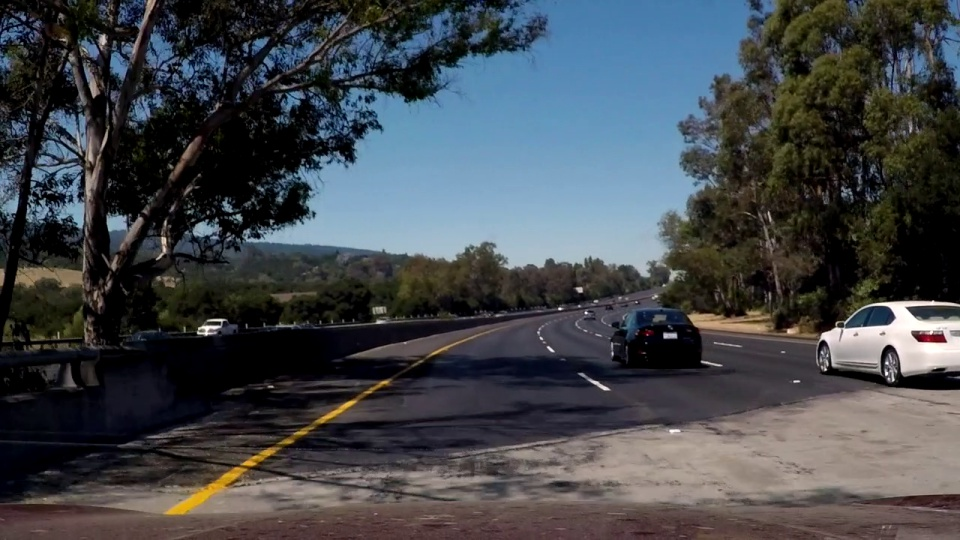
#> input picture slope_test.jpg, 960 x 540 px
$ jupyter execute --allow-errors '3. Range in slope.ipynb'
#> lines starting #> are read from the running program, lines starting #| are printed output that depends on the picture
# 선분의 기울기를 이용하여 세부 추출

* 다른 이미지에 대하여 차선이 아닌 선분이 검출 될  수 있음
* 앞에서 추출한 선분에서 기울기 조건을 제한하여 세부 검출

[cell 1]
import cv2
import numpy as np

def grayscale(img): # 흑백이미지로 변환
    return cv2.cvtColor(img, cv2.COLOR_RGB2GRAY)

def canny(img, low_threshold, high_threshold): # Canny알고리즘
    return cv2.Canny(img, low_threshold, high_threshold)

def gaussian_blur(img, kerner_size): # 가우시안 필터
    return cv2.GaussianBlur(img, (kerner_size, kerner_size), 0)

def region_of_interest(img, vertices, color3 = (255, 255, 255), color1 = 255):
    #ROI setting
    mask = np.zeros_like(img) # img와 같은 크기의 빈 이미지

    if len(img.shape) > 2 : #if color image (3 channels)
        color = color3
    else : #if black&white image ( 1 channel)
        color = color1

    #vertices에 정한 점들로 이루어진 다각형 부분(ROI부분)을 color로 채움
    cv2.fillPoly(mask, vertices, color)

    #이미지와 color로 체워진 ROI를 합침
    ROI_img = cv2.bitwise_and(img, mask)
    return ROI_img

def draw_lines(img, lines, color=[0,0,255], thickness = 2): #선그리기
    for line in lines:
        for x1, y1, x2, y2 in line:
            cv2.line(img, (x1, y1), (x2, y2), color, thickness)

def hough_lines(img, rho, theta, threshold, min_line_len, max_line_gap): #허프 변환
    lines = cv2.HoughLinesP(img, rho, theta, threshold, np.array([]), minLineLength=min_line_len, maxLineGap=max_line_gap)
    line_img = np.zeros((img.shape[0], img.shape[1], 3), dtype = np.uint8)
    #draw_lines(line_img, lines)

    return lines

def weighted_img(img, initial_img, a = 1, b = 1., c = 0.): #두 이지미 합치기
    return cv2.addWeighted(initial_img, a, img, b, c)

[cell 2]
from audioop import lin2lin


image = cv2.imread("slope_test.jpg")
#> image is the input picture: shape (540, 960, 3); mean B, G, R 75.3, 70.7, 66.5

height, width = image.shape[:2]
#> height = 540; width = 960

gray_img = grayscale(image) # 흑백이미지로 변환
#> in grayscale, `return cv2.cvtColor(img, cv2.COLOR_RGB2GRAY)`:
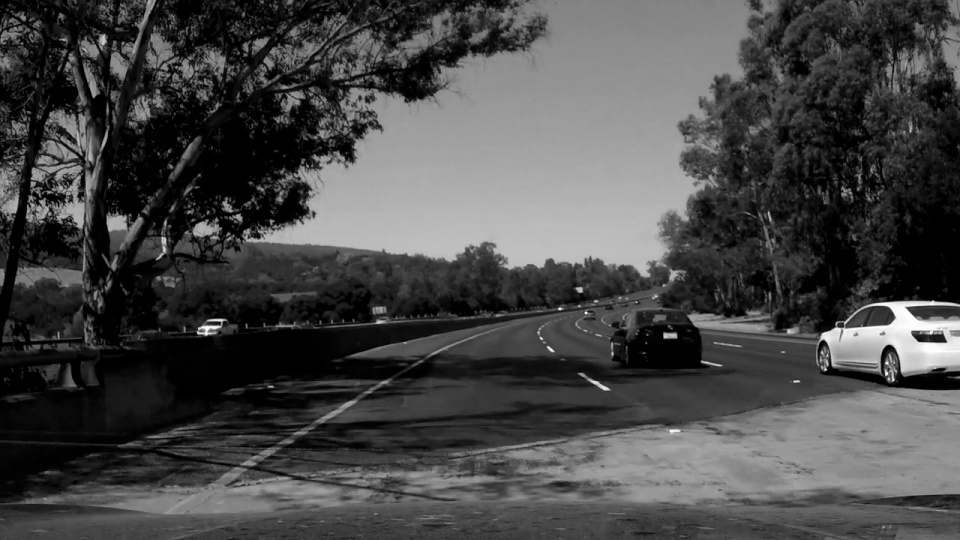
#> returned value: shape (540, 960); min 0, max 254, mean 71.6

blur_img = gaussian_blur(gray_img, 3) # Blur 효과

canny_img = canny(blur_img, 70, 210) # Canny Edge 알고리ㅑ
#> in canny, `return cv2.Canny(img, low_threshold, high_threshold)`:
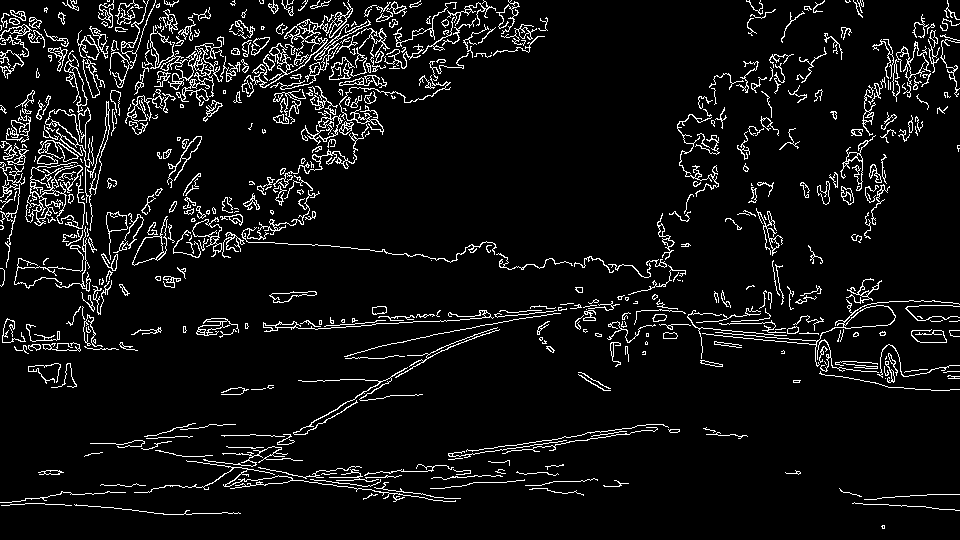
#> returned value: shape (540, 960); 6.8% white in thin lines or dots

cv2.imshow('canny', canny_img) # Canny 이미지 출력

vertices = np.array([[(50, height), (width/2 - 45, height/2 + 60), (width/2 + 45, height/2 + 60), (width-50, height)]], dtype=np.int32)

#> (the rest of this cell did not finish here and is left out)
